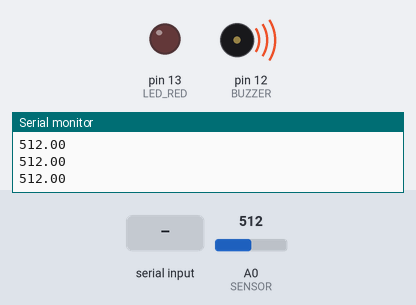
Simulated run of this sketch. Board: Arduino Uno, built with avr-gcc and run on an emulated ATmega328P. Parts: output pins drawn as LEDs (lit = HIGH), buzzer (waves = sounding, pin HIGH), the last lines printed to the serial monitor. Inputs (shaded band) come from the test bench; at power-on: A0 (SENSOR) = 512.

Above: at 1.2 s.
1.3 s: A0 (SENSOR) set to 105
3.1 s: A0 (SENSOR) set to 94
At 4.3 s:
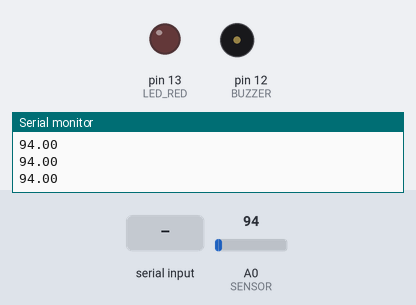
5.4 s: "h" received over Serial
At 7.1 s:
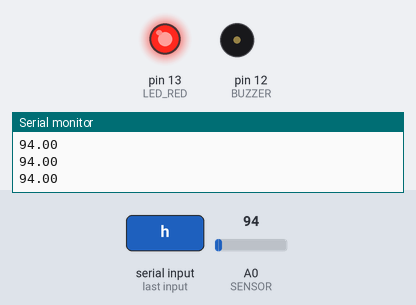
7.4 s: A0 (SENSOR) set to 110
At 8.3 s:
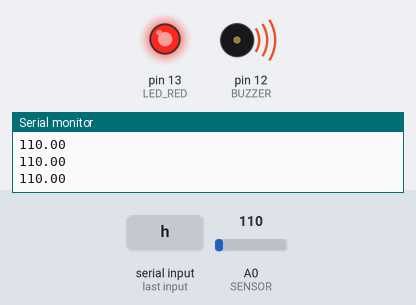
9.4 s: A0 (SENSOR) set to 90
At 10.4 s:
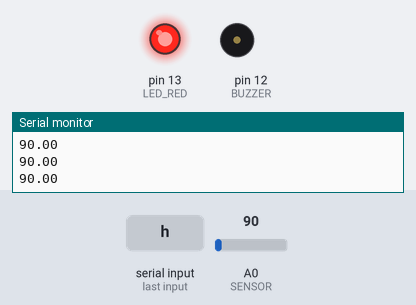
11.4 s: A0 (SENSOR) set to 122
At 12.3 s:
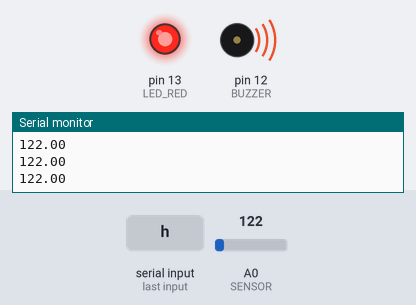
Timing chart, 0 to 14.3 s (numbered marks = the images above; inputs shaded):
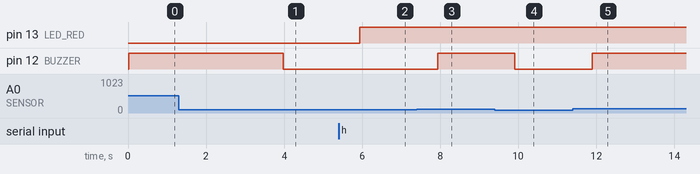

The sketch:

multiTask.ino
```cpp
#include <Arduino_FreeRTOS.h>

#define LED_RED 13
#define BUZZER 12
#define SENSOR A0
#define SWITCH A1

#define FILTER_MEDIAN 101
#define FILTER_MEAN 100
#define FILTER_SHAKE 4


// define two tasks for Blink & AnalogRead
void TaskSensor( void *pvParameters );
void TaskFiltering( void *pvParameters );
void TaskBuzzer( void *pvParameters );

int meanFilterlter();
int medianFilter();
int shakeFilter();

int filter_buf[FILTER_MEDIAN];

int filter_mean[FILTER_MEAN];

int shakeValue = 0;
int newValue = 0;
int count = 0;


void setup() {

  xTaskCreate(
    TaskSensor
    ,  (const portCHAR *)"Sensor"
    ,  128
    ,  NULL
    ,  3
    ,  NULL );

  xTaskCreate(
    TaskFiltering
    ,  (const portCHAR *) "Filtering"
    ,  128
    ,  NULL
    ,  2
    ,  NULL );

  xTaskCreate(
    TaskBuzzer
    ,  (const portCHAR *) "Switch"
    ,  128
    ,  NULL
    ,  1
    ,  NULL );

}

void loop()
{
}

/*--------------------------------------------------*/
/*---------------------- Tasks ---------------------*/
/*--------------------------------------------------*/
String command;
void TaskSensor(void *pvParameters)
{
  (void) pvParameters;

  pinMode(LED_RED, OUTPUT);

  for (;;)
  {
    if (Serial.available() > 0){
      while (Serial.available() > 0)//循环串口是否有数据
      {
        command += char(Serial.read());//叠加数据到comdata
        delay(2);//延时等待响应
      }
      if (command.length() > 0)//如果comdata有数据
      {
        if (command == "h")//如果comdata有数据
      {
        digitalWrite(LED_RED, HIGH);
      }else if (command == "l")//如果comdata有数据
      {
        digitalWrite(LED_RED, LOW);
      }
      command= "";
      }
    }
    vTaskDelay( 1000 / portTICK_PERIOD_MS );
  }
}

void TaskFiltering(void *pvParameters)
{
  (void) pvParameters;

  Serial.begin(9600);

  for (;;)
  {
    int i;
    for(i = 0;i < FILTER_MEAN;i++){
      filter_mean[i] = analogRead(SENSOR);
    }
//    Serial.print(analogRead(SENSOR));
//    Serial.print(",");
    Serial.println(meanFilter());

    vTaskDelay(10);
  }
}

void TaskBuzzer(void *pvParameters)
{
  (void) pvParameters;

  pinMode(BUZZER, OUTPUT);

  for (;;)
  {
    int sensorValue = analogRead(SENSOR);
    if(sensorValue < 100)
      digitalWrite(BUZZER, LOW);
    else
      digitalWrite(BUZZER, HIGH);
    vTaskDelay(1000 / portTICK_PERIOD_MS );
  }
}

double meanFilter() {
  int j;
  double sum = 0;
  for(j = 0; j < FILTER_MEAN; j++) {
      sum += filter_mean[j];
  }
  return sum / FILTER_MEAN;
}

int medianFilter() {
  int i, j;
  int filter_temp;
  for(j = 0; j < FILTER_MEDIAN - 1; j++) {
    for(i = 0; i < FILTER_MEDIAN - 1 - j; i++) {
      if(filter_buf[i] > filter_buf[i + 1]) {
        filter_temp = filter_buf[i];
        filter_buf[i] = filter_buf[i + 1];
        filter_buf[i + 1] = filter_temp;
      }
    }
  }
  return filter_buf[(FILTER_MEDIAN - 1) / 2];
}


int shakeFilter() {
  if(shakeValue != newValue) {
    count++;
    if(count > FILTER_SHAKE) {
      count = 0;
      shakeValue = newValue;
    }
  }
  else
    count = 0;
  return shakeValue;
}
```

Measured:
- the behaviour switches between 100 and 99 on A0 (SENSOR) (found by bisection; images 0 and 1)
- after the input at 3.1 s, pin 12 (BUZZER): HIGH → LOW after 0.87 s
- after the input at 5.4 s, pin 13 (LED_RED): LOW → HIGH after 0.54 s
- after the input at 7.4 s, pin 12 (BUZZER): LOW → HIGH after 0.54 s
- after the input at 9.4 s, pin 12 (BUZZER): HIGH → LOW after 0.52 s
- after the input at 11.4 s, pin 12 (BUZZER): LOW → HIGH after 0.50 s
